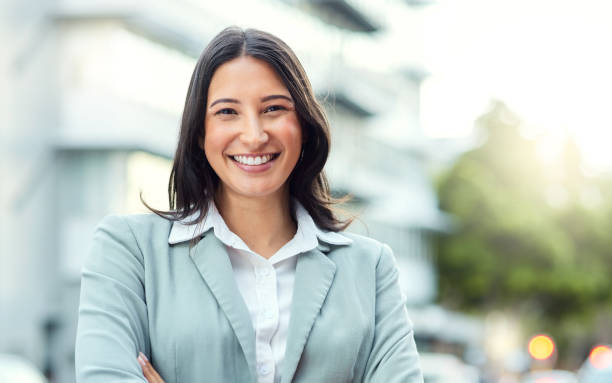
#> input picture woman.jpg, 612 x 383 px, given in place of the camera
$ python seminor_kadai2.py
#> lines starting #> are read from the running program, lines starting #| are printed output that depends on the picture
#!/usr/bin/env python3
# -*- coding: utf-8 -*-
"""
Created on Sat Jun 26 12:03:56 2021

@author: matsushimataichi
"""

import sys
import cv2


cap = cv2.VideoCapture(0)

if cap.isOpened() is False:
    print("can not open camera")
    sys.exit()

# 評価器を読み込み
# https://github.com/opencv/opencv/tree/master/data/haarcascades
cascade = cv2.CascadeClassifier('/Users/matsushimataichi/opencv/data/haarcascades/haarcascade_frontalface_alt2.xml')
#eye_cascade = cv2.CascadeClassifier('/Users/matsushimataichi/opencv/datahaarcascades/haarcascade_eye_tree_eyeglasses.xml')


while True:
    ret, frame = cap.read()
#> frame is the input picture: shape (383, 612, 3); mean B, G, R 190.6, 198.1, 190.9

    # そのままの大きさだと処理速度がきついのでリサイズ
    frame = cv2.resize(frame, (int(frame.shape[1]*0.3), int(frame.shape[0]*0.3)))
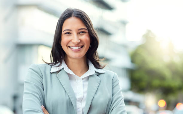
#> frame: shape (114, 183, 3); mean B, G, R 190.5, 198, 190.9

    # 処理速度を高めるために画像をグレースケールに変換したものを用意
    gray = cv2.cvtColor(frame, cv2.COLOR_BGR2GRAY)
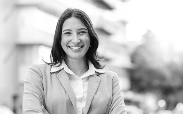
#> gray: shape (114, 183); min 4, max 255, mean 195

    # 顔検出
    facerect = cascade.detectMultiScale(
        gray,
        scaleFactor=1.11,
        minNeighbors=3,
        minSize=(100, 100)
    )
#> facerect = ()

    if len(facerect) != 0:
        for x, y, w, h in facerect:
            # [9 lines of commented-out code are left out]
            cv2.rectangle(
                frame,
                (x, y),
                (x + w, y + h),
                (255, 255, 255),
                thickness=2
            )

    cv2.imshow('frame', frame)

    # キー入力を1ms待って、k が27（ESC）だったらBreakする
    k = cv2.waitKey(1)
#> (key Esc is pressed here)
    if k == 27:
        break

# キャプチャをリリースして、ウィンドウをすべて閉じる
cap.release()
cv2.destroyAllWindows()
